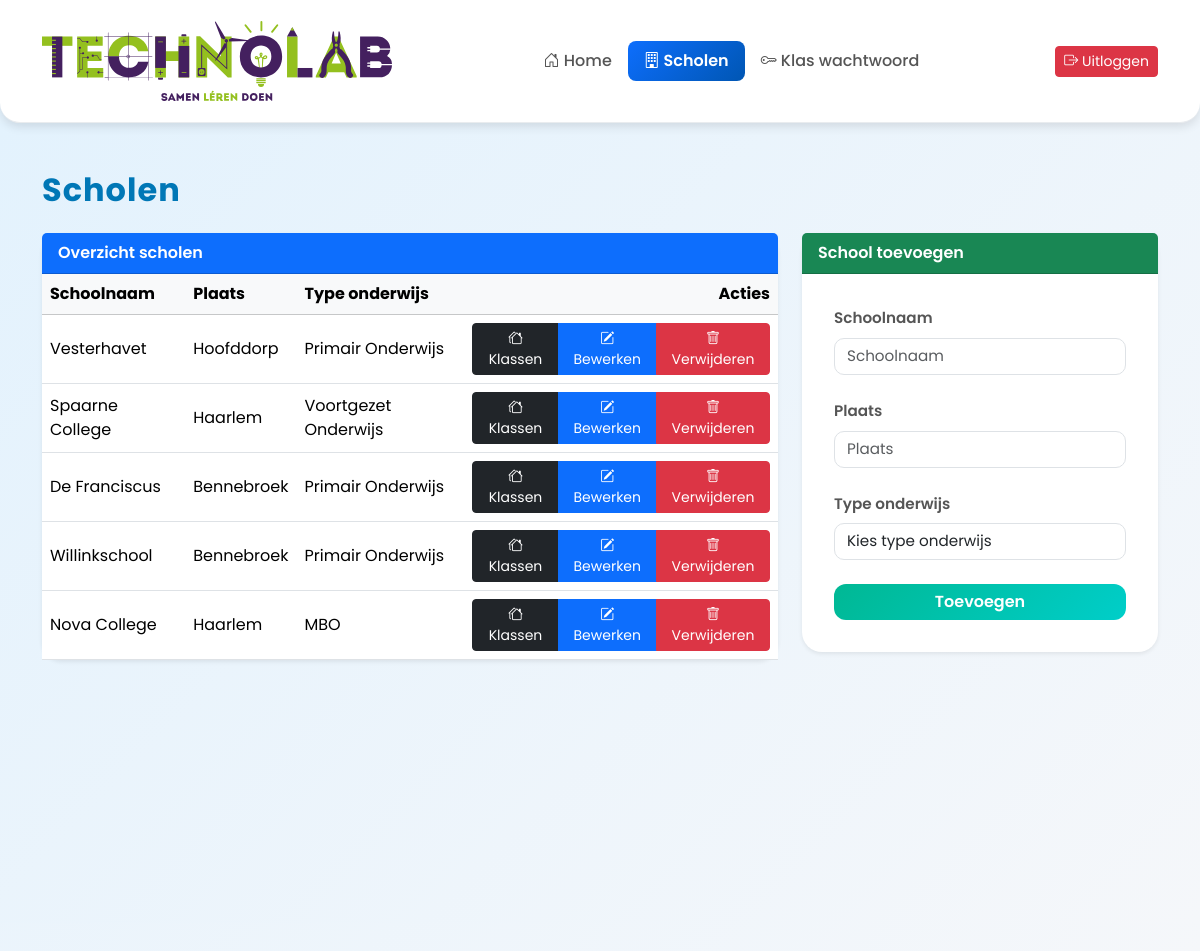
Page /scholen.php (signed in) on the earlier database version.
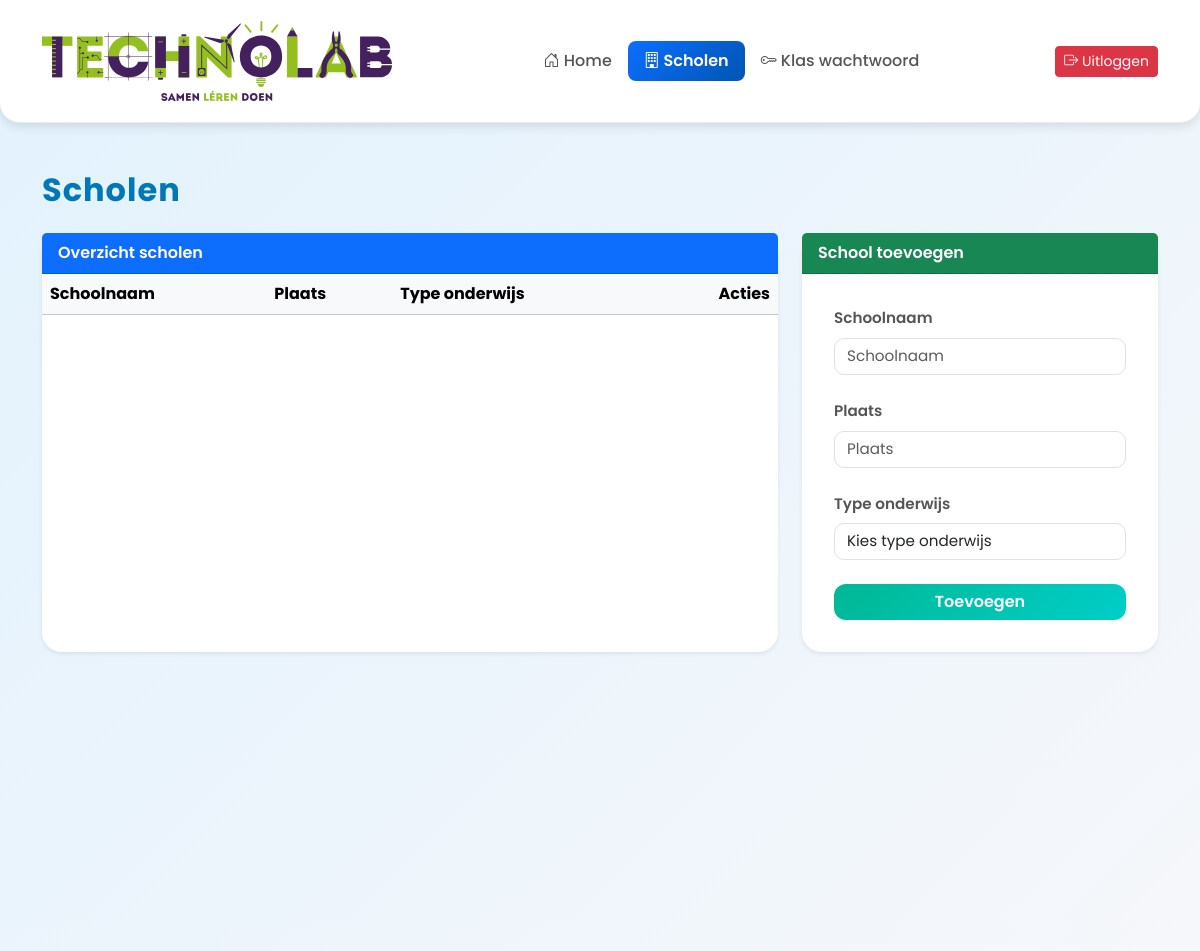
Same page on the later database version.
### tables this page shows
CREATE TABLE `school` (
  `school_id` smallint(6) NOT NULL,
  `schoolnaam` varchar(100) NOT NULL,
  `plaats` varchar(100) NOT NULL,
  `type_onderwijs` set('Primair Onderwijs','Voortgezet Onderwijs','MBO') DEFAULT NULL
);

### scholen.php (the view, shortened to what this page needs)
<?php
require 'includes/header.php';
$scholen = $conn->query("SELECT * FROM school");
$highlight_id = null;
?>
<div class="ttr-app">
    <div class="container py-5">
        <div class="row mb-4">
            <div class="col d-flex justify-content-between align-items-center">
                <h2 class="fw-bold text-primary mb-0">Scholen</h2>
            </div>
        </div>
        <div class="row g-4">
            <div class="col-12 col-lg-8">
                <div class="card shadow-sm h-100">
                    <div class="card-header bg-primary text-white fw-semibold">
                        Overzicht scholen
                    </div>
                    <div class="card-body p-0">
                        <div class="table-responsive">
                            <table class="table table-hover align-middle mb-0">
                                <thead class="table-light">
                                    <tr>
                                        <th>Schoolnaam</th>
                                        <th>Plaats</th>
                                        <th>Type onderwijs</th>
                                        <th class="text-end">Acties</th>
                                    </tr>
                                </thead>
                                <tbody>
                                    <?php while ($row = $scholen->fetch_assoc()): ?>
                                        <tr<?= ($highlight_id === (int)$row['school_id']) ? ' class="table-warning"' : '' ?>>
                                            <td><?= htmlspecialchars($row['schoolnaam']) ?></td>
                                            <td><?= htmlspecialchars($row['plaats']) ?></td>
                                            <td>
                                                <span><?= htmlspecialchars($row['type_onderwijs']) ?></span>
                                            </td>
                                            <td class="text-end">
                                                <div class="btn-group" role="group" aria-label="Acties">
                                                    <a href="klassen.php?school_id=<?= (int)$row['school_id'] ?>"
                                                        class="btn btn-dark btn-sm">
                                                        <i class="bi bi-houses"></i> Klassen
                                                    </a>
                                                    <a href="scholen.php?edit=<?= (int)$row['school_id'] ?>"
                                                        class="btn btn-primary btn-sm">
                                                        <i class="bi bi-pencil-square"></i> Bewerken
                                                    </a>
                                                    <a href="scholen.php?delete=<?= (int)$row['school_id'] ?>"
                                                        class="btn btn-danger btn-sm js-confirm"
                                                        data-confirm="Weet je het zeker?">
                                                        <i class="bi bi-trash"></i> Verwijderen
                                                    </a>
                                                </div>
                                            </td>
                                            </tr>
                                        <?php endwhile; ?>
                                </tbody>
                            </table>
                        </div>
                    </div>
                </div>
            </div>
            <div class="col-12 col-lg-4">
                <?php if (!isset($_GET['edit'])): ?>
                    <div class="card shadow-sm mb-4 mb-lg-0">
                        <div class="card-header bg-success text-white fw-semibold">
                            School toevoegen
                        </div>
                        <div class="card-body">
                            <form method="post" class="row g-3">
                                <div class="col-12 mb-2">
                                    <label for="schoolnaam" class="form-label">Schoolnaam</label>
                                    <input
                                        type="text"
                                        name="schoolnaam"
                                        id="schoolnaam"
                                        class="form-control form-input"
                                        placeholder="Schoolnaam"
                                        required>
                                </div>
                                <div class="col-12 mb-2">
                                    <label for="plaats" class="form-label">Plaats</label>
                                    <input
                                        type="text"
                                        name="plaats"
                                        id="plaats"
                                        class="form-control form-input"
                                        placeholder="Plaats"
                                        required>
                                </div>
                                <div class="col-12 mb-3">
                                    <label for="type_onderwijs" class="form-label">Type onderwijs</label>
                                    <select
                                        name="type_onderwijs"
                                        id="type_onderwijs"
                                        class="form-control form-input"
                                        required>
                                        <option value="" disabled selected>Kies type onderwijs</option>
                                    </select>
                                </div>
                                <div class="col-12 d-grid mt-2">
                                    <button type="submit" name="add" class="btn btn-success w-100">
                                        Toevoegen
                                    </button>
                                </div>
                            </form>
                        </div>
                    </div>
                <?php endif; ?>
            </div>
        </div>
    </div>
</div>
<?php require 'includes/footer.php'; ?>

### includes/header.php (shortened to what this page needs)
<!DOCTYPE html>
<html lang="nl">
<head>
    <link
        href="https://cdn.jsdelivr.net/npm/bootstrap@5.3.3/dist/css/bootstrap.min.css"
        rel="stylesheet">
    <link
        href="https://cdn.jsdelivr.net/npm/bootstrap-icons@1.11.3/font/bootstrap-icons.css"
        rel="stylesheet">
    <link rel="stylesheet" href="css/index.css">
</head>
<body class="ttr-app">
    <?php require 'nav.php'; ?>

### includes/nav.php (shortened to what this page needs)
<link rel="stylesheet" href="css/index.css">
<nav class="navbar navbar-expand-lg navbar-custom py-3">
    <div class="container d-flex align-items-center justify-content-between">
        <a href="klas_login.php" class="navbar-brand">
            <img src="images/logo_technolab.svg" class="logo-technolab" alt="Technolab">
        </a>
        <div class="collapse navbar-collapse" id="mainNav">
            <ul class="navbar-nav mx-auto mb-2 mb-lg-0">
                <?php if (isset($_SESSION['admin_id'])): ?>
                    <li class="nav-item">
                        <a class="nav-link <?php if (basename($_SERVER['PHP_SELF']) == 'index.php') echo 'active'; ?>" href="index.php">
                            <i class="bi bi-house-door"></i> Home
                        </a>
                    </li>
                    <li class="nav-item">
                        <a class="nav-link <?php if (basename($_SERVER['PHP_SELF']) == 'scholen.php') echo 'active'; ?>" href="scholen.php">
                            <i class="bi bi-building"></i> Scholen
                        </a>
                    </li>
                    <li class="nav-item">
                        <a class="nav-link <?php if (basename($_SERVER['PHP_SELF']) == 'klas_login.php') echo 'active'; ?>" href="klas_login.php">
                            <i class="bi bi-key"></i> Klas wachtwoord
                        </a>
                    </li>
                <?php endif; ?>
            </ul>
            <div class="d-flex gap-2 mt-3 mt-lg-0">
                <?php if (isset($_SESSION['admin_id'])): ?>
                    <a href="uitloggen.php" class="btn btn-danger btn-sm">
                        <i class="bi bi-box-arrow-right"></i> Uitloggen
                    </a>
                <?php else: ?>
                    <a href="login.php" class="btn btn-success btn-sm">
                        <i class="bi bi-box-arrow-in-right"></i> Admin Login
                    </a>
                <?php endif; ?>
            </div>
        </div>
    </div>
</nav>

### includes/footer.php (shortened to what this page needs)
    </body>
</html>

### css/index.css (style rules this page uses)
.ttr-app { background: linear-gradient(135deg, #e3f2fd, #f5f7fa); font-family: "Poppins", sans-serif; color: #333; min-height: 100vh; padding-bottom: 2rem; }
.ttr-app h2.fw-bold.text-primary, .ttr-app h5.text-primary { color: #0077b6 !important; }
.ttr-app h2.fw-bold { font-weight: 700; letter-spacing: 1px; }
.ttr-app .card { border: none; border-radius: 20px; background: #ffffff; box-shadow: 0 8px 20px rgba(0,0,0,0.08); transition: transform 0.2s ease, box-shadow 0.3s ease; }
.ttr-app .card-body { padding: 2rem; }
.ttr-app .form-label { font-weight: 600; color: #555; font-size: 0.95rem; }
.ttr-app .form-control, .ttr-app .form-control-lg, .ttr-app .form-select { border-radius: 10px; font-size: 0.95rem; }
.ttr-app .btn-success { background: linear-gradient(135deg, #00b894, #00cec9); border-radius: 12px; border: none; font-weight: 600; }
.navbar-custom { background: #ffffff; border-radius: 0 0 20px 20px; box-shadow: 0 4px 10px rgba(0,0,0,0.1); border-bottom: 1px solid #e9ecef; padding: 14px 0; }
.navbar-custom .navbar-nav .nav-link { white-space: nowrap; color: #555 !important; font-weight: 500; padding: 8px 16px; border-radius: 8px; transition: 0.2s ease; }
.navbar-custom .navbar-nav .nav-link.active { background: linear-gradient(135deg, #0d6efd, #0056b3); color: #ffffff !important; font-weight: 600; }
.navbar-custom .logo-technolab { height: 80px; width: auto; display: block; }
@media (min-width: 992px) { .navbar-custom .navbar-nav { flex-direction: row; align-items: center; flex-wrap: nowrap; } }

Differences in the rows shown:
removed school: schoolnaam "Vesterhavet", plaats "Hoofddorp", type_onderwijs "Primair Onderwijs"
removed school: schoolnaam "Spaarne College", plaats "Haarlem", type_onderwijs "Voortgezet Onderwijs"
removed school: schoolnaam "De Franciscus", plaats "Bennebroek", type_onderwijs "Primair Onderwijs"
removed school: schoolnaam "Willinkschool", plaats "Bennebroek", type_onderwijs "Primair Onderwijs"
removed school: schoolnaam "Nova College", plaats "Haarlem", type_onderwijs "MBO"
